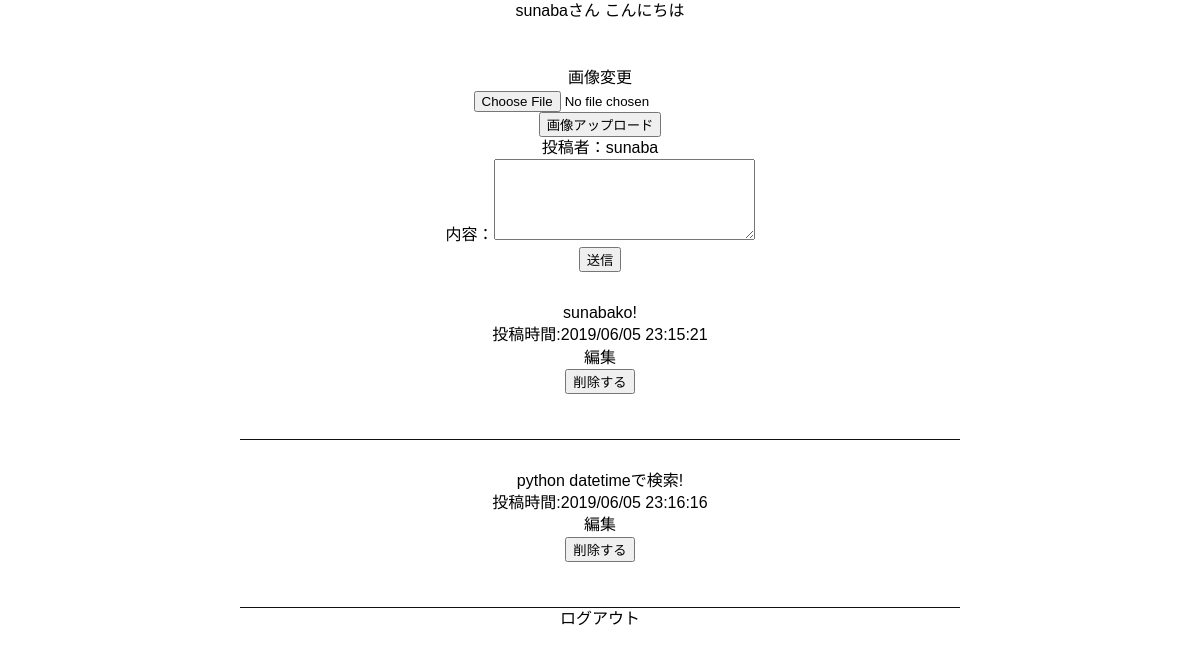
Screenshot of /bbs (signed in) with the database file from the repository.
### tables this page shows
CREATE TABLE "user" (
	"id"	INTEGER,
	"name"	TEXT,
	"password"	TEXT,
	"address"	TEXT,
	"age"	TEXT,
	"sex"	TEXT,
	"hobby_1"	TEXT,
	"hobby_2"	TEXT,
	"prof_img"	INTEGER,
	PRIMARY KEY("id" AUTOINCREMENT)
);

CREATE TABLE "bbs" (
	`id`	INTEGER PRIMARY KEY AUTOINCREMENT,
	`userid`	INTEGER,
	`comment`	TEXT,
	`del_flag`	INTEGER DEFAULT 0,
	`time`	TEXT
);

### app.py (the view)
@app.route('/bbs')
def bbs():
    if 'user_id' in session :
        user_id = session['user_id']
        conn = sqlite3.connect('service.db')
        c = conn.cursor()
        c.execute("select name,prof_img from user where id = ?", (user_id,))
        user_info = c.fetchone()
        c.execute("select id,comment,time from bbs where userid = ? and del_flag = 0 order by id", (user_id,))
        comment_list = []
        for row in c.fetchall():
            comment_list.append({"id": row[0], "comment": row[1], "time":row[2]})
        c.close()
        return render_template('bbs.html' , user_info = user_info , comment_list = comment_list)
    else:
        return redirect("/login")

### templates/bbs.html (shortened to what this page needs)
{% extends 'base.html' %}
{% block content %}
<div>
<p>{{user_info[0]}}さん こんにちは</p><br>
<p>画像変更</p>
<form action="/upload" method="post" enctype="multipart/form-data">
        <input type="file" name="upload"></br>
        <input type="submit" value="画像アップロード"></br>
</form>
  <form action="/add" method="post">
    投稿者：{{user_info[0]}}<br>
    内容：<textarea name="comment" cols="30" rows="5"></textarea><br>
    <input type="submit" name="save" value="送信">
  </form>
  {% for item in comment_list %}
  <div class="bbs_content">
    <p>{{item["comment"]}}</p>
    <p>投稿時間:{{item["time"]}}</p>
      <a href="/edit/{{item['id']}}">編集</a>
      <form class="delete" action="/del" method="post">
        <input type="submit" name="delete" value="削除する">
      </form><br><br>
  </div>
  {% endfor %}
</div>
<div>
  <a href="/logout">ログアウト</a>
</div>
{% endblock %}

### static/css/style_pc.css (style rules this page uses)
html { overflow-y: scroll; }
body, h1, h2, h3, h4, h5, p, ul, ol, li, dl, dt, dd { margin: 0px; padding: 0px; }
body { background: #fff; text-align: center; font-size: 16px; line-height: 1.4; min-width: 100%; -webkit-text-size-adjust: 100%; }
a { outline: none; color: inherit; text-decoration: none; }
body { font-family: "Noto Sans Japanese", "ヒラギノ角ゴ Pro W3", "Hiragino Kaku Gothic Pro", "ヒラギノ角ゴ ProN W3", "Hiragino Kaku Gothic ProN", "游ゴシック", YuGothic, "メイリオ", "Meiryo", "HGPｺﾞｼｯｸM", "Osaka", "ＭＳ Ｐゴシック", sans-serif, Century Gothic, Arial; }
.bbs_content { border-bottom: 1px solid #111; width: 60%; margin: 30px auto 0; }

### static/css/style_sp.css (style rules this page uses)
html { overflow-y: scroll; }
body, h1, h2, h3, h4, h5, p, ul, ol, li, dl, dt, dd { margin: 0px; padding: 0px; }
body { background: #F5E1DA; text-align: center; font-size: 16px; line-height: 1.4; min-width: 100%; -webkit-text-size-adjust: 100%; font-family:"游教科書体 横用","YuKyokasho Yoko"; }
a { outline: none; color: inherit; text-decoration: none; }
form { margin-top: 60px; }

### rows the page displays
user: name "sunaba"
bbs: comment "sunabako!", time "2019/06/05 23:15:21"
bbs: comment "python datetimeで検索!", time "2019/06/05 23:16:16"
